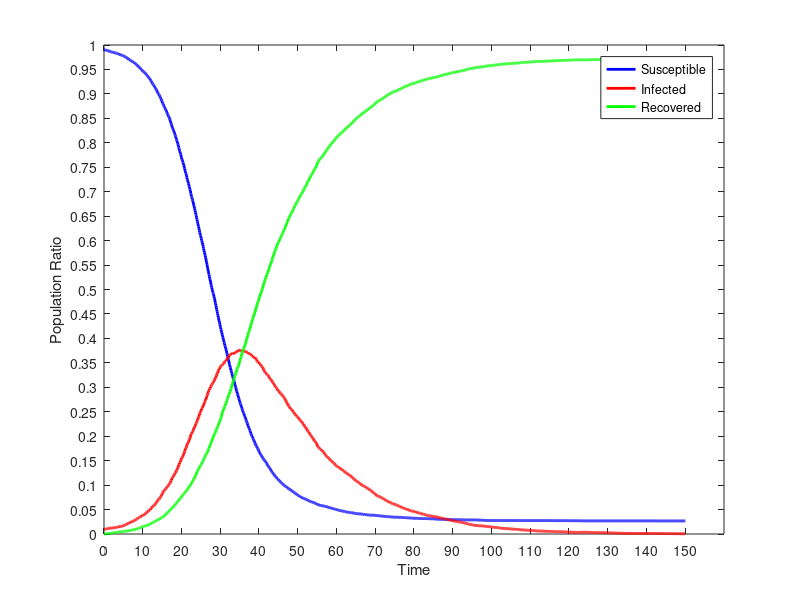

MATLAB code for this plot:
dynamics = [
0.00,990.000,10.000,0.000;
0.10,990.000,10.000,0.000;
0.20,990.000,9.900,0.100;
0.30,990.000,9.800,0.200;
0.40,989.800,10.000,0.200;
0.50,989.400,10.300,0.300;
0.60,989.300,10.200,0.500;
0.70,989.200,10.300,0.500;
0.80,988.900,10.500,0.600;
0.90,988.800,10.500,0.700;
1.00,988.400,10.900,0.700;
1.10,988.300,10.800,0.900;
1.20,987.800,11.300,0.900;
1.30,987.400,11.700,0.900;
1.40,987.100,11.800,1.100;
1.50,986.600,12.200,1.200;
1.60,986.100,12.400,1.500;
1.70,986.000,12.500,1.500;
1.80,986.000,12.400,1.600;
1.90,986.000,12.300,1.700;
2.00,985.700,12.300,2.000;
2.10,985.700,12.100,2.200;
2.20,985.500,12.100,2.400;
2.30,985.200,12.300,2.500;
2.40,985.100,12.300,2.600;
2.50,984.800,12.500,2.700;
2.60,984.400,12.800,2.800;
2.70,984.300,12.900,2.800;
2.80,984.100,12.800,3.100;
2.90,983.900,12.800,3.300;
3.00,983.600,13.100,3.300;
3.10,983.400,13.300,3.300;
3.20,983.300,13.400,3.300;
3.30,982.600,14.100,3.300;
3.40,982.500,14.000,3.500;
3.50,982.500,13.800,3.700;
3.60,982.000,14.300,3.700;
3.70,981.900,14.400,3.700;
3.80,981.400,14.900,3.700;
3.90,981.000,15.200,3.800;
4.00,980.900,15.100,4.000;
4.10,980.600,15.300,4.100;
4.20,979.900,15.700,4.400;
4.30,979.800,15.300,4.900;
4.40,979.700,15.300,5.000;
4.50,979.400,15.400,5.200;
4.60,979.300,15.500,5.200;
4.70,979.000,15.800,5.200;
4.80,978.600,16.100,5.300;
4.90,978.200,16.500,5.300;
5.00,977.700,17.000,5.300;
5.10,977.400,17.200,5.400;
5.20,976.800,17.700,5.500;
5.30,976.600,17.900,5.500;
5.40,976.200,18.200,5.600;
5.50,975.800,18.600,5.600;
5.60,975.100,19.200,5.700;
5.70,974.700,19.500,5.800;
5.80,974.500,19.600,5.900;
5.90,973.800,20.300,5.900;
6.00,973.300,20.700,6.000;
6.10,972.500,21.300,6.200;
6.20,971.900,21.800,6.300;
6.30,971.600,21.800,6.600;
6.40,970.600,22.700,6.700;
6.50,970.300,22.600,7.100;
6.60,970.100,22.700,7.200;
6.70,969.400,23.400,7.200;
6.80,968.600,24.100,7.300;
6.90,968.000,24.700,7.300;
7.00,967.900,24.400,7.700;
7.10,967.200,25.100,7.700;
7.20,966.900,24.900,8.200;
7.30,966.300,25.300,8.400;
7.40,965.800,25.800,8.400;
7.50,965.100,26.400,8.500;
7.60,964.600,26.800,8.600;
7.70,964.400,26.800,8.800;
7.80,963.800,26.900,9.300;
7.90,963.400,27.200,9.400;
8.00,962.500,28.000,9.500;
8.10,961.600,28.800,9.600;
8.20,960.900,29.400,9.700;
8.30,960.500,29.800,9.700;
8.40,959.800,30.300,9.900;
8.50,958.900,30.900,10.200;
8.60,958.200,31.400,10.400;
8.70,957.400,32.100,10.500;
8.80,956.200,33.000,10.800;
8.90,955.800,33.200,11.000;
9.00,954.900,33.400,11.700;
9.10,954.500,33.200,12.300;
9.20,953.400,34.000,12.600;
9.30,952.800,34.300,12.900;
9.40,951.400,35.600,13.000;
9.50,950.800,35.900,13.300;
9.60,949.700,36.700,13.600;
9.70,949.400,36.700,13.900;
9.80,948.700,37.100,14.200;
9.90,947.900,37.200,14.900;
10.00,946.200,38.900,14.900;
10.10,945.900,38.800,15.300;
10.20,945.400,38.900,15.700;
10.30,944.700,39.500,15.800;
10.40,944.400,39.600,16.000;
10.50,943.600,40.100,16.300;
10.60,942.900,40.500,16.600;
10.70,941.700,41.300,17.000;
10.80,940.700,42.300,17.000;
10.90,939.600,43.200,17.200;
11.00,938.800,44.000,17.200;
11.10,937.800,44.900,17.300;
11.20,937.400,44.800,17.800;
11.30,936.000,46.000,18.000;
11.40,934.900,46.800,18.300;
11.50,933.500,48.000,18.500;
11.60,932.700,48.400,18.900;
11.70,931.800,48.500,19.700;
11.80,930.800,49.100,20.100;
11.90,930.000,49.300,20.700;
12.00,928.300,50.800,20.900;
12.10,927.200,51.700,21.100;
12.20,925.500,53.200,21.300;
12.30,923.900,54.400,21.700;
12.40,923.000,55.000,22.000;
12.50,921.300,55.900,22.800;
12.60,920.200,56.400,23.400;
12.70,919.000,57.000,24.000;
12.80,917.800,57.700,24.500;
12.90,916.900,57.800,25.300;
13.00,915.800,58.600,25.600;
13.10,914.300,59.900,25.800;
13.20,912.800,61.100,26.100;
13.30,911.500,62.400,26.100;
13.40,910.000,63.300,26.700;
13.50,908.700,64.300,27.000;
13.60,907.300,65.300,27.400;
13.70,905.400,66.600,28.000;
13.80,903.500,68.200,28.300;
13.90,901.700,69.300,29.000;
14.00,900.500,70.100,29.400;
14.10,899.500,70.900,29.600;
14.20,898.500,71.100,30.400;
14.30,896.700,72.700,30.600;
14.40,895.500,73.400,31.100;
14.50,894.100,74.400,31.500;
14.60,892.100,75.900,32.000;
14.70,890.300,77.000,32.700;
14.80,888.700,78.200,33.100;
14.90,886.000,80.500,33.500;
15.00,884.000,82.100,33.900;
15.10,881.800,83.700,34.500;
15.20,880.400,84.800,34.800;
15.30,878.700,86.100,35.200;
15.40,876.400,87.800,35.800;
15.50,874.600,89.000,36.400;
15.60,873.100,89.900,37.000;
15.70,871.300,90.800,37.900;
15.80,870.000,91.000,39.000;
15.90,868.200,92.100,39.700;
16.00,866.600,92.800,40.600;
16.10,864.700,93.700,41.600;
16.20,862.500,95.300,42.200;
16.30,860.400,96.500,43.100;
16.40,859.200,97.100,43.700;
16.50,857.300,98.400,44.300;
16.60,855.700,99.300,45.000;
16.70,853.500,100.500,46.000;
16.80,852.100,101.200,46.700;
16.90,849.700,103.000,47.300;
17.00,847.800,103.300,48.900;
17.10,845.000,105.400,49.600;
17.20,842.700,107.000,50.300;
17.30,839.800,109.100,51.100;
17.40,837.700,110.300,52.000;
17.50,834.500,113.100,52.400;
17.60,832.200,114.600,53.200;
17.70,829.900,116.100,54.000;
17.80,827.900,117.100,55.000;
17.90,826.100,117.600,56.300;
18.00,824.100,119.200,56.700;
18.10,821.900,120.600,57.500;
18.20,819.400,122.300,58.300;
18.30,817.400,123.600,59.000;
18.40,814.700,125.100,60.200;
18.50,812.700,125.700,61.600;
18.60,809.700,128.000,62.300;
18.70,806.900,129.800,63.300;
18.80,804.600,131.000,64.400;
18.90,802.100,132.600,65.300;
19.00,799.000,134.900,66.100;
19.10,796.800,136.200,67.000;
19.20,793.400,138.900,67.700;
19.30,790.300,140.900,68.800;
19.40,787.800,142.200,70.000;
19.50,783.700,145.400,70.900;
19.60,781.400,146.300,72.300;
19.70,778.800,147.700,73.500;
19.80,776.400,149.600,74.000;
19.90,772.900,152.500,74.600;
20.00,769.400,154.600,76.000;
20.10,766.600,155.800,77.600;
20.20,764.700,156.700,78.600;
20.30,762.200,158.300,79.500;
20.40,759.400,159.800,80.800;
20.50,757.000,161.600,81.400;
20.60,754.100,163.600,82.300;
20.70,750.500,166.400,83.100;
20.80,747.300,168.600,84.100;
20.90,744.200,171.100,84.700;
21.00,740.700,173.500,85.800;
21.10,737.600,175.500,86.900;
21.20,735.900,176.600,87.500;
21.30,732.400,179.100,88.500;
21.40,728.900,181.300,89.800;
21.50,725.300,183.600,91.100;
21.60,722.100,185.400,92.500;
21.70,719.700,186.900,93.400;
21.80,717.000,188.600,94.400;
21.90,713.700,190.600,95.700;
22.00,710.400,192.800,96.800;
22.10,707.400,194.800,97.800;
22.20,704.200,196.800,99.000;
22.30,701.600,198.900,99.500;
22.40,696.700,202.300,101.000;
22.50,693.600,204.200,102.200;
22.60,690.000,205.800,104.200;
22.70,687.800,206.500,105.700;
22.80,684.500,208.700,106.800;
22.90,681.600,210.100,108.300;
23.00,678.900,211.200,109.900;
23.10,674.800,213.800,111.400;
23.20,671.100,216.500,112.400;
23.30,668.800,217.100,114.100;
23.40,665.200,219.200,115.600;
23.50,661.400,221.400,117.200;
23.60,657.800,223.200,119.000;
23.70,654.000,225.400,120.600;
23.80,651.100,226.500,122.400;
23.90,646.600,228.500,124.900;
24.00,643.000,230.100,126.900;
24.10,639.000,232.500,128.500;
24.20,635.300,234.900,129.800;
24.30,632.100,236.600,131.300;
24.40,628.800,238.400,132.800;
24.50,625.300,240.300,134.400;
24.60,621.000,243.200,135.800;
24.70,616.800,246.200,137.000;
24.80,613.300,248.600,138.100;
24.90,610.700,249.500,139.800;
25.00,607.600,251.300,141.100;
25.10,604.400,253.200,142.400;
25.20,600.500,255.900,143.600;
25.30,597.500,257.200,145.300;
25.40,595.300,258.100,146.600;
25.50,591.400,259.800,148.800;
25.60,587.800,262.000,150.200;
25.70,583.700,263.900,152.400;
25.80,580.100,266.100,153.800;
25.90,576.300,268.700,155.000;
26.00,572.700,270.300,157.000;
26.10,569.900,271.500,158.600;
26.20,566.000,273.400,160.600;
26.30,562.500,275.900,161.600;
26.40,558.600,278.300,163.100;
26.50,554.500,280.900,164.600;
26.60,550.600,282.800,166.600;
26.70,546.100,285.200,168.700;
26.80,541.900,287.800,170.300;
26.90,537.700,290.000,172.300;
27.00,533.700,292.200,174.100;
27.10,530.700,293.500,175.800;
27.20,526.200,295.700,178.100;
27.30,522.100,297.500,180.400;
27.40,519.700,297.800,182.500;
27.50,515.200,300.900,183.900;
27.60,511.100,302.100,186.800;
27.70,507.900,303.700,188.400;
27.80,504.100,305.300,190.600;
27.90,500.800,306.500,192.700;
28.00,497.100,308.000,194.900;
28.10,494.200,309.000,196.800;
28.20,491.900,309.500,198.600;
28.30,488.700,310.900,200.400;
28.40,485.100,312.500,202.400;
28.50,482.100,313.700,204.200;
28.60,478.300,316.400,205.300;
28.70,473.900,318.600,207.500;
28.80,470.700,320.300,209.000;
28.90,467.300,320.900,211.800;
29.00,462.500,324.000,213.500;
29.10,458.900,326.100,215.000;
29.20,454.900,327.800,217.300;
29.30,450.700,329.900,219.400;
29.40,447.200,331.700,221.100;
29.50,443.300,334.100,222.600;
29.60,439.800,335.200,225.000;
29.70,435.900,337.200,226.900;
29.80,433.000,337.500,229.500;
29.90,428.800,339.500,231.700;
30.00,425.000,341.200,233.800;
30.10,421.500,342.800,235.700;
30.20,418.200,344.100,237.700;
30.30,415.200,344.600,240.200;
30.40,411.500,345.200,243.300;
30.50,408.200,345.100,246.700;
30.60,404.900,346.100,249.000;
30.70,401.600,347.200,251.200;
30.80,398.500,347.800,253.700;
30.90,394.800,349.100,256.100;
31.00,391.800,350.000,258.200;
31.10,389.100,350.800,260.100;
31.20,385.800,352.700,261.500;
31.30,383.100,353.700,263.200;
31.40,380.100,354.000,265.900;
31.50,376.600,355.800,267.600;
31.60,374.300,355.700,270.000;
31.70,370.400,356.900,272.700;
31.80,367.100,357.900,275.000;
31.90,363.100,360.000,276.900;
32.00,359.300,360.900,279.800;
32.10,356.900,360.500,282.600;
32.20,353.600,362.000,284.400;
32.30,349.700,364.500,285.800;
32.40,346.300,365.400,288.300;
32.50,343.500,366.300,290.200;
32.60,340.600,367.600,291.800;
32.70,337.500,367.100,295.400;
32.80,334.100,368.600,297.300;
32.90,331.600,368.400,300.000;
33.00,328.100,368.800,303.100;
33.10,325.500,367.900,306.600;
33.20,322.400,369.100,308.500;
33.30,318.500,370.500,311.000;
33.40,316.900,369.900,313.200;
33.50,315.200,368.800,316.000;
33.60,311.800,369.200,319.000;
33.70,308.400,369.600,322.000;
33.80,305.000,370.800,324.200;
33.90,302.600,370.700,326.700;
34.00,299.600,372.300,328.100;
34.10,296.700,372.300,331.000;
34.20,293.000,373.500,333.500;
34.30,290.800,372.600,336.600;
34.40,288.200,373.000,338.800;
34.50,285.300,373.700,341.000;
34.60,282.500,375.200,342.300;
34.70,280.000,375.800,344.200;
34.80,277.100,376.500,346.400;
34.90,274.400,376.000,349.600;
35.00,271.900,375.800,352.300;
35.10,268.700,376.100,355.200;
35.20,266.600,375.900,357.500;
35.30,264.800,374.800,360.400;
35.40,261.800,375.200,363.000;
35.50,259.600,374.000,366.400;
35.60,256.700,374.000,369.300;
35.70,254.500,374.100,371.400;
35.80,252.000,373.700,374.300;
35.90,249.700,373.600,376.700;
36.00,248.200,373.200,378.600;
36.10,246.200,373.500,380.300;
36.20,243.400,374.400,382.200;
36.30,241.200,374.300,384.500;
36.40,239.100,374.000,386.900;
36.50,237.300,373.500,389.200;
36.60,234.500,373.100,392.400;
36.70,232.100,372.700,395.200;
36.80,230.000,371.800,398.200;
36.90,228.300,371.100,400.600;
37.00,226.000,370.700,403.300;
37.10,222.900,370.900,406.200;
37.20,221.400,370.100,408.500;
37.30,218.700,369.400,411.900;
37.40,216.600,369.400,414.000;
37.50,214.800,368.800,416.400;
37.60,212.500,368.900,418.600;
37.70,211.300,367.700,421.000;
37.80,208.900,367.500,423.600;
37.90,205.700,367.800,426.500;
38.00,203.300,366.600,430.100;
38.10,201.700,365.800,432.500;
38.20,200.100,364.000,435.900;
38.30,198.200,363.400,438.400;
38.40,195.800,363.400,440.800;
38.50,194.800,363.000,442.200;
38.60,193.100,361.600,445.300;
38.70,190.800,361.600,447.600;
38.80,189.500,360.300,450.200;
38.90,187.500,359.600,452.900;
39.00,184.900,360.600,454.500;
39.10,182.900,359.400,457.700;
39.20,181.400,358.600,460.000;
39.30,179.800,357.300,462.900;
39.40,178.500,355.600,465.900;
39.50,177.200,353.800,469.000;
39.60,175.600,352.700,471.700;
39.70,174.400,351.700,473.900;
39.80,172.700,352.100,475.200;
39.90,171.000,351.600,477.400;
40.00,168.800,350.200,481.000;
40.10,167.600,348.100,484.300;
40.20,166.000,347.900,486.100;
40.30,164.200,347.500,488.300;
40.40,163.300,346.000,490.700;
40.50,161.900,344.800,493.300;
40.60,160.800,344.100,495.100;
40.70,159.400,342.900,497.700;
40.80,157.700,342.200,500.100;
40.90,156.300,341.400,502.300;
41.00,155.200,339.600,505.200;
41.10,154.000,338.100,507.900;
41.20,152.800,336.000,511.200;
41.30,151.900,334.300,513.800;
41.40,150.600,333.200,516.200;
41.50,150.100,331.900,518.000;
41.60,148.800,330.900,520.300;
41.70,147.700,329.300,523.000;
41.80,146.800,328.600,524.600;
41.90,145.200,327.100,527.700;
42.00,144.200,326.100,529.700;
42.10,142.400,326.100,531.500;
42.20,141.000,325.200,533.800;
42.30,139.700,325.000,535.300;
42.40,138.500,324.000,537.500;
42.50,137.100,322.700,540.200;
42.60,136.300,321.400,542.300;
42.70,135.500,319.200,545.300;
42.80,134.500,317.500,548.000;
42.90,133.200,316.900,549.900;
43.00,131.300,316.800,551.900;
43.10,130.000,316.000,554.000;
43.20,128.700,314.600,556.700;
43.30,127.500,313.100,559.400;
43.40,126.500,311.900,561.600;
43.50,126.000,310.100,563.900;
43.60,124.800,309.400,565.800;
43.70,123.100,308.800,568.100;
43.80,122.200,307.400,570.400;
43.90,121.200,306.300,572.500;
44.00,119.800,304.400,575.800;
44.10,119.000,302.800,578.200;
44.20,118.200,301.500,580.300;
44.30,117.500,300.500,582.000;
44.40,116.400,299.500,584.100;
44.50,115.200,298.400,586.400;
44.60,114.100,297.400,588.500;
44.70,112.900,296.900,590.200;
44.80,112.500,295.100,592.400;
44.90,111.900,292.900,595.200;
45.00,110.800,292.800,596.400;
45.10,109.900,292.100,598.000;
45.20,109.400,291.300,599.300;
45.30,108.800,289.400,601.800;
45.40,107.800,288.800,603.400;
45.50,107.100,287.600,605.300;
45.60,105.900,286.800,607.300;
45.70,105.000,286.600,608.400;
45.80,104.300,285.800,609.900;
45.90,103.600,284.900,611.500;
46.00,103.100,283.900,613.000;
46.10,102.400,283.000,614.600;
46.20,101.600,281.700,616.700;
46.30,100.700,280.300,619.000;
46.40,99.900,279.800,620.300;
46.50,99.400,278.700,621.900;
46.60,98.700,277.700,623.600;
46.70,98.300,276.100,625.600;
46.80,97.700,274.600,627.700;
46.90,97.200,273.200,629.600;
47.00,96.900,271.000,632.100;
47.10,96.400,269.500,634.100;
47.20,95.500,268.100,636.400;
47.30,94.500,267.600,637.900;
47.40,94.000,266.300,639.700;
47.50,93.500,263.900,642.600;
47.60,93.000,262.500,644.500;
47.70,92.300,261.300,646.400;
47.80,91.900,260.200,647.900;
47.90,91.500,259.700,648.800;
48.00,91.000,257.900,651.100;
48.10,90.600,256.300,653.100;
48.20,89.900,255.900,654.200;
48.30,89.400,255.200,655.400;
48.40,88.400,254.600,657.000;
48.50,87.900,254.300,657.800;
48.60,87.700,253.100,659.200;
48.70,87.100,251.600,661.300;
48.80,86.500,250.000,663.500;
48.90,85.700,249.200,665.100;
49.00,85.200,248.400,666.400;
49.10,84.700,246.900,668.400;
49.20,84.200,246.100,669.700;
49.30,83.900,244.800,671.300;
49.40,83.200,244.200,672.600;
49.50,82.500,243.300,674.200;
49.60,82.200,241.800,676.000;
49.70,81.600,240.900,677.500;
49.80,80.600,240.600,678.800;
49.90,79.800,239.600,680.600;
50.00,79.100,239.300,681.600;
50.10,78.700,238.400,682.900;
50.20,78.400,237.200,684.400;
50.30,78.100,235.400,686.500;
50.40,77.800,234.500,687.700;
50.50,77.400,233.700,688.900;
50.60,76.500,232.700,690.800;
50.70,75.900,232.000,692.100;
50.80,75.500,231.100,693.400;
50.90,74.700,230.700,694.600;
51.00,74.600,229.600,695.800;
51.10,74.100,228.400,697.500;
51.20,73.800,227.100,699.100;
51.30,73.500,226.200,700.300;
51.40,73.300,225.300,701.400;
51.50,72.900,224.600,702.500;
51.60,72.700,222.800,704.500;
51.70,72.200,221.200,706.600;
51.80,71.800,219.900,708.300;
51.90,71.600,219.200,709.200;
52.00,71.400,218.200,710.400;
52.10,71.000,217.300,711.700;
52.20,70.700,216.000,713.300;
52.30,70.300,214.900,714.800;
52.40,69.700,213.400,716.900;
52.50,69.400,211.500,719.100;
52.60,69.100,210.100,720.800;
52.70,68.700,209.300,722.000;
52.80,68.300,208.600,723.100;
52.90,67.800,208.000,724.200;
53.00,67.400,206.400,726.200;
53.10,67.000,205.100,727.900;
53.20,66.900,203.400,729.700;
53.30,66.600,202.400,731.000;
53.40,66.200,201.100,732.700;
53.50,65.900,200.100,734.000;
53.60,65.400,199.300,735.300;
53.70,65.100,198.300,736.600;
53.80,64.900,197.000,738.100;
53.90,64.800,195.900,739.300;
54.00,64.700,194.000,741.300;
54.10,64.300,193.000,742.700;
54.20,63.900,191.500,744.600;
54.30,63.700,190.600,745.700;
54.40,63.400,189.900,746.700;
54.50,63.000,189.400,747.600;
54.60,62.600,188.300,749.100;
54.70,62.000,186.900,751.100;
54.80,61.700,185.800,752.500;
54.90,61.100,185.100,753.800;
55.00,60.900,182.300,756.800;
55.10,60.800,180.200,759.000;
55.20,60.600,178.600,760.800;
55.30,59.900,178.300,761.800;
55.40,59.600,177.300,763.100;
55.50,59.300,176.100,764.600;
55.60,58.900,175.400,765.700;
55.70,58.700,174.400,766.900;
55.80,58.500,173.500,768.000;
55.90,58.300,173.200,768.500;
56.00,58.300,172.800,768.900;
56.10,58.300,171.500,770.200;
56.20,58.100,170.900,771.000;
56.30,58.000,170.500,771.500;
56.40,57.700,169.500,772.800;
56.50,57.400,168.600,774.000;
56.60,57.100,168.200,774.700;
56.70,57.000,166.500,776.500;
56.80,57.000,165.800,777.200;
56.90,56.800,164.800,778.400;
57.00,56.700,163.600,779.700;
57.10,56.600,162.300,781.100;
57.20,56.400,161.200,782.400;
57.30,56.300,160.200,783.500;
57.40,56.100,159.500,784.400;
57.50,55.800,158.500,785.700;
57.60,55.700,157.600,786.700;
57.70,55.500,156.700,787.800;
57.80,55.000,156.400,788.600;
57.90,54.400,156.000,789.600;
58.00,54.100,155.200,790.700;
58.10,53.900,154.300,791.800;
58.20,53.700,153.400,792.900;
58.30,53.700,152.200,794.100;
58.40,53.700,150.900,795.400;
58.50,53.500,150.100,796.400;
58.60,53.100,149.600,797.300;
58.70,52.800,149.300,797.900;
58.80,52.600,148.800,798.600;
58.90,52.300,147.900,799.800;
59.00,52.100,147.000,800.900;
59.10,51.800,146.000,802.200;
59.20,51.500,145.700,802.800;
59.30,51.400,144.800,803.800;
59.40,51.200,144.400,804.400;
59.50,50.900,143.600,805.500;
59.60,50.800,142.400,806.800;
59.70,50.700,141.700,807.600;
59.80,50.400,140.900,808.700;
59.90,50.100,139.600,810.300;
60.00,50.000,139.000,811.000;
60.10,49.800,138.400,811.800;
60.20,49.500,138.000,812.500;
60.30,49.200,137.700,813.100;
60.40,49.000,137.000,814.000;
60.50,48.700,136.900,814.400;
60.60,48.500,136.300,815.200;
60.70,48.200,135.400,816.400;
60.80,48.100,135.100,816.800;
60.90,48.000,134.100,817.900;
61.00,47.700,133.800,818.500;
61.10,47.600,133.000,819.400;
61.20,47.400,132.600,820.000;
61.30,47.200,132.100,820.700;
61.40,47.100,131.800,821.100;
61.50,46.800,131.600,821.600;
61.60,46.800,130.600,822.600;
61.70,46.700,130.100,823.200;
61.80,46.700,129.000,824.300;
61.90,46.600,128.600,824.800;
62.00,46.300,128.100,825.600;
62.10,45.900,127.300,826.800;
62.20,45.800,126.700,827.500;
62.30,45.600,126.000,828.400;
62.40,45.400,125.200,829.400;
62.50,45.200,124.800,830.000;
62.60,45.100,124.200,830.700;
62.70,45.000,123.600,831.400;
62.80,44.800,123.500,831.700;
62.90,44.500,122.700,832.800;
63.00,44.400,122.200,833.400;
63.10,44.200,121.900,833.900;
63.20,44.200,121.500,834.300;
63.30,44.200,120.300,835.500;
63.40,44.100,119.700,836.200;
63.50,44.100,119.300,836.600;
63.60,43.800,119.200,837.000;
63.70,43.600,118.200,838.200;
63.80,43.500,117.300,839.200;
63.90,43.500,116.400,840.100;
64.00,43.300,115.800,840.900;
64.10,43.200,115.200,841.600;
64.20,43.000,114.900,842.100;
64.30,43.000,114.400,842.600;
64.40,42.900,113.600,843.500;
64.50,42.900,112.200,844.900;
64.60,42.500,112.100,845.400;
64.70,42.300,111.400,846.300;
64.80,42.200,110.500,847.300;
64.90,42.100,109.600,848.300;
65.00,41.900,109.000,849.100;
65.10,41.700,108.300,850.000;
65.20,41.700,107.900,850.400;
65.30,41.500,107.600,850.900;
65.40,41.400,107.200,851.400;
65.50,41.400,106.700,851.900;
65.60,41.300,106.100,852.600;
65.70,41.300,105.600,853.100;
65.80,41.200,104.800,854.000;
65.90,41.200,104.100,854.700;
66.00,41.100,103.700,855.200;
66.10,41.000,103.500,855.500;
66.20,41.000,102.400,856.600;
66.30,40.900,101.500,857.600;
66.40,40.900,100.800,858.300;
66.50,40.900,100.000,859.100;
66.60,40.700,100.000,859.300;
66.70,40.500,99.400,860.100;
66.80,40.400,99.000,860.600;
66.90,40.400,98.600,861.000;
67.00,40.400,98.300,861.300;
67.10,40.000,98.000,862.000;
67.20,39.800,97.800,862.400;
67.30,39.800,97.000,863.200;
67.40,39.800,96.500,863.700;
67.50,39.500,96.100,864.400;
67.60,39.400,95.200,865.400;
67.70,39.300,94.700,866.000;
67.80,39.300,94.300,866.400;
67.90,39.300,93.900,866.800;
68.00,39.200,93.000,867.800;
68.10,39.100,92.800,868.100;
68.20,39.000,92.200,868.800;
68.30,38.800,92.000,869.200;
68.40,38.800,91.500,869.700;
68.50,38.800,90.700,870.500;
68.60,38.600,90.100,871.300;
68.70,38.600,89.500,871.900;
68.80,38.500,89.300,872.200;
68.90,38.500,88.800,872.700;
69.00,38.500,88.300,873.200;
69.10,38.500,87.300,874.200;
69.20,38.500,86.600,874.900;
69.30,38.500,86.000,875.500;
69.40,38.500,85.200,876.300;
69.50,38.500,84.800,876.700;
69.60,38.400,84.100,877.500;
69.70,38.400,83.400,878.200;
69.80,38.200,83.000,878.800;
69.90,38.200,82.400,879.400;
70.00,38.200,81.800,880.000;
70.10,38.200,80.700,881.100;
70.20,38.100,80.100,881.800;
70.30,38.000,79.300,882.700;
70.40,37.900,78.300,883.800;
70.50,37.800,78.100,884.100;
70.60,37.700,77.500,884.800;
70.70,37.600,77.600,884.800;
70.80,37.400,77.300,885.300;
70.90,37.400,76.800,885.800;
71.00,37.200,76.500,886.300;
71.10,36.800,76.700,886.500;
71.20,36.800,76.000,887.200;
71.30,36.800,75.800,887.400;
71.40,36.800,75.400,887.800;
71.50,36.800,74.800,888.400;
71.60,36.700,74.100,889.200;
71.70,36.700,73.800,889.500;
71.80,36.700,73.300,890.000;
71.90,36.600,73.000,890.400;
72.00,36.600,72.400,891.000;
72.10,36.500,72.000,891.500;
72.20,36.500,71.600,891.900;
72.30,36.000,71.500,892.500;
72.40,35.800,71.300,892.900;
72.50,35.800,70.500,893.700;
72.60,35.700,69.600,894.700;
72.70,35.700,68.800,895.500;
72.80,35.600,68.300,896.100;
72.90,35.500,68.300,896.200;
73.00,35.500,67.800,896.700;
73.10,35.500,67.000,897.500;
73.20,35.500,66.800,897.700;
73.30,35.400,66.600,898.000;
73.40,35.300,66.300,898.400;
73.50,35.300,66.100,898.600;
73.60,35.300,65.500,899.200;
73.70,35.300,64.800,899.900;
73.80,35.300,64.400,900.300;
73.90,35.200,64.000,900.800;
74.00,35.100,63.700,901.200;
74.10,35.000,63.300,901.700;
74.20,34.900,63.000,902.100;
74.30,34.800,62.800,902.400;
74.40,34.600,62.500,902.900;
74.50,34.500,62.000,903.500;
74.60,34.500,61.600,903.900;
74.70,34.400,61.400,904.200;
74.80,34.400,61.000,904.600;
74.90,34.400,60.800,904.800;
75.00,34.300,60.700,905.000;
75.10,34.300,60.500,905.200;
75.20,34.300,60.200,905.500;
75.30,34.300,60.000,905.700;
75.40,34.300,59.800,905.900;
75.50,34.300,59.700,906.000;
75.60,34.300,59.200,906.500;
75.70,34.300,58.700,907.000;
75.80,34.200,57.900,907.900;
75.90,34.200,57.500,908.300;
76.00,34.200,57.100,908.700;
76.10,34.200,56.900,908.900;
76.20,34.200,56.800,909.000;
76.30,34.100,56.600,909.300;
76.40,34.100,56.000,909.900;
76.50,33.900,55.900,910.200;
76.60,33.800,55.400,910.800;
76.70,33.800,55.100,911.100;
76.80,33.800,54.700,911.500;
76.90,33.800,54.200,912.000;
77.00,33.800,54.000,912.200;
77.10,33.700,53.400,912.900;
77.20,33.700,52.900,913.400;
77.30,33.700,52.700,913.600;
77.40,33.700,52.600,913.700;
77.50,33.500,52.200,914.300;
77.60,33.500,52.000,914.500;
77.70,33.400,51.900,914.700;
77.80,33.300,51.700,915.000;
77.90,33.300,51.600,915.100;
78.00,33.200,51.300,915.500;
78.10,33.200,50.800,916.000;
78.20,33.100,50.700,916.200;
78.30,33.100,50.000,916.900;
78.40,33.100,49.700,917.200;
78.50,33.000,49.300,917.700;
78.60,32.900,49.100,918.000;
78.70,32.900,48.600,918.500;
78.80,32.900,48.300,918.800;
78.90,32.900,48.000,919.100;
79.00,32.800,47.900,919.300;
79.10,32.700,47.600,919.700;
79.20,32.700,47.400,919.900;
79.30,32.600,47.200,920.200;
79.40,32.600,47.000,920.400;
79.50,32.500,46.800,920.700;
79.60,32.400,46.800,920.800;
79.70,32.300,46.800,920.900;
79.80,32.300,46.500,921.200;
79.90,32.200,46.600,921.200;
80.00,32.200,46.200,921.600;
80.10,32.200,46.000,921.800;
80.20,32.200,45.800,922.000;
80.30,32.200,45.000,922.800;
80.40,32.200,44.800,923.000;
80.50,32.200,44.600,923.200;
80.60,32.100,44.600,923.300;
80.70,32.100,44.400,923.500;
80.80,32.100,44.100,923.800;
80.90,32.100,43.600,924.300;
81.00,32.100,43.500,924.400;
81.10,32.000,43.400,924.600;
81.20,31.900,43.300,924.800;
81.30,31.800,43.200,925.000;
81.40,31.700,42.700,925.600;
81.50,31.700,42.600,925.700;
81.60,31.700,42.500,925.800;
81.70,31.500,42.400,926.100;
81.80,31.500,41.900,926.600;
81.90,31.500,41.700,926.800;
82.00,31.500,41.500,927.000;
82.10,31.500,41.300,927.200;
82.20,31.500,40.900,927.600;
82.30,31.500,40.700,927.800;
82.40,31.500,40.500,928.000;
82.50,31.500,40.000,928.500;
82.60,31.500,39.900,928.600;
82.70,31.500,39.900,928.600;
82.80,31.500,39.600,928.900;
82.90,31.500,39.400,929.100;
83.00,31.400,39.200,929.400;
83.10,31.400,38.900,929.700;
83.20,31.400,38.600,930.000;
83.30,31.400,38.300,930.300;
83.40,31.300,38.200,930.500;
83.50,31.300,38.000,930.700;
83.60,31.300,37.700,931.000;
83.70,31.300,37.700,931.000;
83.80,31.300,37.400,931.300;
83.90,31.300,37.400,931.300;
84.00,31.300,37.200,931.500;
84.10,31.200,37.200,931.600;
84.20,31.100,37.200,931.700;
84.30,31.100,37.000,931.900;
84.40,31.100,36.800,932.100;
84.50,31.100,36.700,932.200;
84.60,31.100,36.500,932.400;
84.70,31.000,36.200,932.800;
84.80,31.000,36.000,933.000;
84.90,31.000,35.800,933.200;
85.00,31.000,35.800,933.200;
85.10,31.000,35.600,933.400;
85.20,31.000,35.300,933.700;
85.30,30.800,35.300,933.900;
85.40,30.700,35.400,933.900;
85.50,30.700,35.400,933.900;
85.60,30.600,35.400,934.000;
85.70,30.400,35.400,934.200;
85.80,30.300,35.300,934.400;
85.90,30.300,35.100,934.600;
86.00,30.300,34.600,935.100;
86.10,30.200,34.500,935.300;
86.20,30.200,34.400,935.400;
86.30,30.200,34.100,935.700;
86.40,30.200,33.800,936.000;
86.50,30.200,33.500,936.300;
86.60,30.200,33.400,936.400;
86.70,30.200,33.200,936.600;
86.80,30.200,33.000,936.800;
86.90,30.000,32.900,937.100;
87.00,29.900,32.700,937.400;
87.10,29.900,32.600,937.500;
87.20,29.900,32.400,937.700;
87.30,29.900,32.000,938.100;
87.40,29.900,31.800,938.300;
87.50,29.900,31.500,938.600;
87.60,29.800,31.500,938.700;
87.70,29.800,31.300,938.900;
87.80,29.800,30.800,939.400;
87.90,29.800,30.700,939.500;
88.00,29.700,30.600,939.700;
88.10,29.700,30.500,939.800;
88.20,29.700,30.400,939.900;
88.30,29.700,30.300,940.000;
88.40,29.700,30.100,940.200;
88.50,29.700,29.800,940.500;
88.60,29.600,29.800,940.600;
88.70,29.600,29.600,940.800;
88.80,29.500,29.400,941.100;
88.90,29.500,29.300,941.200;
89.00,29.500,29.000,941.500;
89.10,29.500,28.900,941.600;
89.20,29.500,28.800,941.700;
89.30,29.500,28.600,941.900;
89.40,29.500,28.200,942.300;
89.50,29.500,27.900,942.600;
89.60,29.500,27.600,942.900;
89.70,29.500,27.200,943.300;
89.80,29.500,27.000,943.500;
89.90,29.500,27.000,943.500;
90.00,29.500,26.900,943.600;
90.10,29.500,26.700,943.800;
90.20,29.400,26.800,943.800;
90.30,29.300,26.800,943.900;
90.40,29.300,26.600,944.100;
90.50,29.300,26.600,944.100;
90.60,29.300,26.500,944.200;
90.70,29.300,26.200,944.500;
90.80,29.200,26.000,944.800;
90.90,29.200,25.800,945.000;
91.00,29.200,25.500,945.300;
91.10,29.200,25.400,945.400;
91.20,29.200,25.400,945.400;
91.30,29.200,25.300,945.500;
91.40,29.200,25.100,945.700;
91.50,29.200,25.000,945.800;
91.60,29.200,25.000,945.800;
91.70,29.200,24.600,946.200;
91.80,29.200,24.400,946.400;
91.90,29.200,24.400,946.400;
92.00,29.200,24.200,946.600;
92.10,29.200,24.000,946.800;
92.20,29.200,23.900,946.900;
92.30,29.200,23.500,947.300;
92.40,29.100,23.500,947.400;
92.50,29.000,23.600,947.400;
92.60,29.000,23.200,947.800;
92.70,29.000,23.200,947.800;
92.80,29.000,23.000,948.000;
92.90,28.900,23.000,948.100;
93.00,28.900,22.900,948.200;
93.10,28.900,22.700,948.400;
93.20,28.800,22.300,948.900;
93.30,28.800,22.100,949.100;
93.40,28.800,21.600,949.600;
93.50,28.800,21.400,949.800;
93.60,28.800,21.200,950.000;
93.70,28.800,20.900,950.300;
93.80,28.800,20.700,950.500;
93.90,28.800,20.600,950.600;
94.00,28.800,20.500,950.700;
94.10,28.800,20.400,950.800;
94.20,28.800,20.000,951.200;
94.30,28.800,19.700,951.500;
94.40,28.800,19.600,951.600;
94.50,28.800,19.600,951.600;
94.60,28.800,19.400,951.800;
94.70,28.800,19.300,951.900;
94.80,28.800,19.000,952.200;
94.90,28.800,18.900,952.300;
95.00,28.800,18.800,952.400;
95.10,28.800,18.700,952.500;
95.20,28.800,18.500,952.700;
95.30,28.800,18.400,952.800;
95.40,28.800,18.200,953.000;
95.50,28.800,17.900,953.300;
95.60,28.800,17.900,953.300;
95.70,28.800,17.800,953.400;
95.80,28.800,17.700,953.500;
95.90,28.800,17.600,953.600;
96.00,28.800,17.400,953.800;
96.10,28.800,17.200,954.000;
96.20,28.700,17.300,954.000;
96.30,28.700,17.200,954.100;
96.40,28.700,17.100,954.200;
96.50,28.700,17.000,954.300;
96.60,28.700,16.800,954.500;
96.70,28.500,16.800,954.700;
96.80,28.400,16.800,954.800;
96.90,28.400,16.800,954.800;
97.00,28.400,16.800,954.800;
97.10,28.400,16.700,954.900;
97.20,28.400,16.700,954.900;
97.30,28.300,16.600,955.100;
97.40,28.300,16.400,955.300;
97.50,28.300,16.400,955.300;
97.60,28.300,16.400,955.300;
97.70,28.200,16.500,955.300;
97.80,28.100,16.500,955.400;
97.90,28.100,16.500,955.400;
98.00,28.000,16.400,955.600;
98.10,28.000,16.100,955.900;
98.20,28.000,16.000,956.000;
98.30,27.900,15.900,956.200;
98.40,27.900,15.900,956.200;
98.50,27.900,15.400,956.700;
98.60,27.800,15.300,956.900;
98.70,27.800,15.300,956.900;
98.80,27.800,15.300,956.900;
98.90,27.700,15.300,957.000;
99.00,27.600,15.200,957.200;
99.10,27.600,15.200,957.200;
99.20,27.600,15.100,957.300;
99.30,27.600,15.100,957.300;
99.40,27.600,15.000,957.400;
99.50,27.600,14.700,957.700;
99.60,27.600,14.700,957.700;
99.70,27.600,14.500,957.900;
99.80,27.600,14.500,957.900;
99.90,27.600,14.200,958.200;
100.00,27.600,14.200,958.200;
100.10,27.600,14.100,958.300;
100.20,27.600,14.000,958.400;
100.30,27.600,14.000,958.400;
100.40,27.600,14.000,958.400;
100.50,27.600,13.700,958.700;
100.60,27.600,13.700,958.700;
100.70,27.500,13.600,958.900;
100.80,27.500,13.500,959.000;
100.90,27.500,13.400,959.100;
101.00,27.500,13.400,959.100;
101.10,27.500,13.400,959.100;
101.20,27.500,13.300,959.200;
101.30,27.500,13.300,959.200;
101.40,27.500,13.200,959.300;
101.50,27.500,13.200,959.300;
101.60,27.500,13.000,959.500;
101.70,27.500,12.900,959.600;
101.80,27.500,12.900,959.600;
101.90,27.500,12.700,959.800;
102.00,27.500,12.700,959.800;
102.10,27.500,12.300,960.200;
102.20,27.500,12.100,960.400;
102.30,27.500,12.100,960.400;
102.40,27.500,12.000,960.500;
102.50,27.500,11.800,960.700;
102.60,27.500,11.800,960.700;
102.70,27.500,11.500,961.000;
102.80,27.500,11.500,961.000;
102.90,27.500,11.400,961.100;
103.00,27.500,11.400,961.100;
103.10,27.500,11.400,961.100;
103.20,27.500,11.400,961.100;
103.30,27.500,11.400,961.100;
103.40,27.500,11.400,961.100;
103.50,27.500,11.300,961.200;
103.60,27.500,11.300,961.200;
103.70,27.500,11.200,961.300;
103.80,27.500,11.200,961.300;
103.90,27.500,11.200,961.300;
104.00,27.500,11.100,961.400;
104.10,27.500,11.000,961.500;
104.20,27.500,11.000,961.500;
104.30,27.500,10.800,961.700;
104.40,27.500,10.700,961.800;
104.50,27.500,10.700,961.800;
104.60,27.500,10.500,962.000;
104.70,27.500,10.500,962.000;
104.80,27.500,10.500,962.000;
104.90,27.500,10.400,962.100;
105.00,27.500,10.200,962.300;
105.10,27.500,10.200,962.300;
105.20,27.500,10.200,962.300;
105.30,27.500,10.000,962.500;
105.40,27.500,10.000,962.500;
105.50,27.500,10.000,962.500;
105.60,27.500,10.000,962.500;
105.70,27.500,10.000,962.500;
105.80,27.500,9.900,962.600;
105.90,27.500,9.800,962.700;
106.00,27.500,9.800,962.700;
106.10,27.500,9.700,962.800;
106.20,27.500,9.700,962.800;
106.30,27.500,9.600,962.900;
106.40,27.500,9.500,963.000;
106.50,27.500,9.500,963.000;
106.60,27.500,9.500,963.000;
106.70,27.500,9.500,963.000;
106.80,27.500,9.400,963.100;
106.90,27.500,9.400,963.100;
107.00,27.500,9.300,963.200;
107.10,27.500,9.100,963.400;
107.20,27.500,9.000,963.500;
107.30,27.500,8.900,963.600;
107.40,27.500,8.900,963.600;
107.50,27.500,8.800,963.700;
107.60,27.500,8.600,963.900;
107.70,27.500,8.600,963.900;
107.80,27.500,8.600,963.900;
107.90,27.400,8.500,964.100;
108.00,27.400,8.300,964.300;
108.10,27.400,8.100,964.500;
108.20,27.400,8.100,964.500;
108.30,27.400,8.100,964.500;
108.40,27.400,8.100,964.500;
108.50,27.400,8.100,964.500;
108.60,27.400,8.100,964.500;
108.70,27.400,8.100,964.500;
108.80,27.400,8.100,964.500;
108.90,27.400,8.100,964.500;
109.00,27.400,8.100,964.500;
109.10,27.400,7.900,964.700;
109.20,27.400,7.800,964.800;
109.30,27.400,7.700,964.900;
109.40,27.400,7.700,964.900;
109.50,27.400,7.600,965.000;
109.60,27.400,7.600,965.000;
109.70,27.400,7.600,965.000;
109.80,27.400,7.600,965.000;
109.90,27.400,7.500,965.100;
110.00,27.400,7.500,965.100;
110.10,27.400,7.400,965.200;
110.20,27.400,7.300,965.300;
110.30,27.400,7.200,965.400;
110.40,27.400,7.200,965.400;
110.50,27.400,7.100,965.500;
110.60,27.400,7.000,965.600;
110.70,27.400,6.900,965.700;
110.80,27.400,6.800,965.800;
110.90,27.400,6.800,965.800;
111.00,27.400,6.700,965.900;
111.10,27.400,6.700,965.900;
111.20,27.400,6.700,965.900;
111.30,27.400,6.700,965.900;
111.40,27.400,6.500,966.100;
111.50,27.400,6.400,966.200;
111.60,27.400,6.400,966.200;
111.70,27.400,6.300,966.300;
111.80,27.400,6.200,966.400;
111.90,27.400,6.100,966.500;
112.00,27.400,6.100,966.500;
112.10,27.400,6.100,966.500;
112.20,27.400,6.100,966.500;
112.30,27.400,6.100,966.500;
112.40,27.400,6.100,966.500;
112.50,27.400,6.100,966.500;
112.60,27.400,6.100,966.500;
112.70,27.400,6.100,966.500;
112.80,27.400,6.100,966.500;
112.90,27.400,6.100,966.500;
113.00,27.400,6.100,966.500;
113.10,27.400,6.000,966.600;
113.20,27.400,6.000,966.600;
113.30,27.400,6.000,966.600;
113.40,27.400,5.900,966.700;
113.50,27.400,5.800,966.800;
113.60,27.400,5.700,966.900;
113.70,27.400,5.700,966.900;
113.80,27.400,5.700,966.900;
113.90,27.400,5.600,967.000;
114.00,27.400,5.600,967.000;
114.10,27.400,5.600,967.000;
114.20,27.400,5.600,967.000;
114.30,27.400,5.600,967.000;
114.40,27.400,5.500,967.100;
114.50,27.400,5.500,967.100;
114.60,27.400,5.500,967.100;
114.70,27.400,5.500,967.100;
114.80,27.400,5.500,967.100;
114.90,27.400,5.400,967.200;
115.00,27.300,5.500,967.200;
115.10,27.300,5.300,967.400;
115.20,27.300,5.300,967.400;
115.30,27.300,5.300,967.400;
115.40,27.300,5.300,967.400;
115.50,27.300,5.200,967.500;
115.60,27.300,5.100,967.600;
115.70,27.300,5.100,967.600;
115.80,27.300,5.100,967.600;
115.90,27.300,5.100,967.600;
116.00,27.300,5.100,967.600;
116.10,27.300,5.000,967.700;
116.20,27.300,5.000,967.700;
116.30,27.300,4.800,967.900;
116.40,27.300,4.800,967.900;
116.50,27.300,4.800,967.900;
116.60,27.300,4.700,968.000;
116.70,27.300,4.700,968.000;
116.80,27.200,4.800,968.000;
116.90,27.200,4.800,968.000;
117.00,27.200,4.700,968.100;
117.10,27.200,4.700,968.100;
117.20,27.200,4.700,968.100;
117.30,27.200,4.700,968.100;
117.40,27.200,4.700,968.100;
117.50,27.200,4.600,968.200;
117.60,27.200,4.600,968.200;
117.70,27.200,4.600,968.200;
117.80,27.200,4.600,968.200;
117.90,27.200,4.600,968.200;
118.00,27.200,4.600,968.200;
118.10,27.200,4.600,968.200;
118.20,27.200,4.600,968.200;
118.30,27.200,4.600,968.200;
118.40,27.200,4.600,968.200;
118.50,27.200,4.400,968.400;
118.60,27.200,4.400,968.400;
118.70,27.200,4.400,968.400;
118.80,27.200,4.400,968.400;
118.90,27.200,4.300,968.500;
119.00,27.200,4.200,968.600;
119.10,27.200,4.200,968.600;
119.20,27.200,4.100,968.700;
119.30,27.200,4.100,968.700;
119.40,27.200,4.000,968.800;
119.50,27.200,4.000,968.800;
119.60,27.200,3.900,968.900;
119.70,27.200,3.900,968.900;
119.80,27.200,3.900,968.900;
119.90,27.200,3.900,968.900;
120.00,27.200,3.900,968.900;
120.10,27.200,3.900,968.900;
120.20,27.200,3.900,968.900;
120.30,27.200,3.700,969.100;
120.40,27.100,3.800,969.100;
120.50,27.100,3.800,969.100;
120.60,27.100,3.700,969.200;
120.70,27.100,3.700,969.200;
120.80,27.100,3.700,969.200;
120.90,27.100,3.600,969.300;
121.00,27.100,3.600,969.300;
121.10,27.100,3.500,969.400;
121.20,27.100,3.500,969.400;
121.30,27.100,3.400,969.500;
121.40,27.100,3.400,969.500;
121.50,27.100,3.400,969.500;
121.60,27.100,3.400,969.500;
121.70,27.100,3.400,969.500;
121.80,27.100,3.400,969.500;
121.90,27.100,3.400,969.500;
122.00,27.100,3.300,969.600;
122.10,27.100,3.300,969.600;
122.20,27.100,3.300,969.600;
122.30,27.100,3.300,969.600;
122.40,27.100,3.300,969.600;
122.50,27.000,3.400,969.600;
122.60,27.000,3.400,969.600;
122.70,26.900,3.500,969.600;
122.80,26.900,3.500,969.600;
122.90,26.900,3.500,969.600;
123.00,26.900,3.500,969.600;
123.10,26.900,3.500,969.600;
123.20,26.900,3.500,969.600;
123.30,26.900,3.500,969.600;
123.40,26.900,3.500,969.600;
123.50,26.900,3.500,969.600;
123.60,26.900,3.500,969.600;
123.70,26.900,3.500,969.600;
123.80,26.800,3.600,969.600;
123.90,26.800,3.600,969.600;
124.00,26.800,3.600,969.600;
124.10,26.800,3.600,969.600;
124.20,26.800,3.600,969.600;
124.30,26.800,3.600,969.600;
124.40,26.800,3.600,969.600;
124.50,26.800,3.600,969.600;
124.60,26.800,3.500,969.700;
124.70,26.800,3.500,969.700;
124.80,26.800,3.500,969.700;
124.90,26.800,3.500,969.700;
125.00,26.800,3.500,969.700;
125.10,26.800,3.500,969.700;
125.20,26.800,3.500,969.700;
125.30,26.800,3.500,969.700;
125.40,26.800,3.500,969.700;
125.50,26.800,3.500,969.700;
125.60,26.800,3.400,969.800;
125.70,26.800,3.400,969.800;
125.80,26.800,3.300,969.900;
125.90,26.800,3.300,969.900;
126.00,26.800,3.100,970.100;
126.10,26.800,3.100,970.100;
126.20,26.800,3.100,970.100;
126.30,26.800,3.000,970.200;
126.40,26.800,3.000,970.200;
126.50,26.800,3.000,970.200;
126.60,26.800,3.000,970.200;
126.70,26.800,3.000,970.200;
126.80,26.800,3.000,970.200;
126.90,26.800,3.000,970.200;
127.00,26.800,3.000,970.200;
127.10,26.800,3.000,970.200;
127.20,26.800,3.000,970.200;
127.30,26.800,3.000,970.200;
127.40,26.800,2.900,970.300;
127.50,26.800,2.900,970.300;
127.60,26.800,2.800,970.400;
127.70,26.800,2.800,970.400;
127.80,26.800,2.800,970.400;
127.90,26.800,2.800,970.400;
128.00,26.800,2.800,970.400;
128.10,26.800,2.800,970.400;
128.20,26.800,2.800,970.400;
128.30,26.800,2.700,970.500;
128.40,26.800,2.700,970.500;
128.50,26.800,2.700,970.500;
128.60,26.800,2.700,970.500;
128.70,26.800,2.700,970.500;
128.80,26.800,2.600,970.600;
128.90,26.800,2.600,970.600;
129.00,26.800,2.500,970.700;
129.10,26.800,2.500,970.700;
129.20,26.800,2.500,970.700;
129.30,26.800,2.500,970.700;
129.40,26.800,2.400,970.800;
129.50,26.800,2.400,970.800;
129.60,26.800,2.400,970.800;
129.70,26.800,2.400,970.800;
129.80,26.800,2.400,970.800;
129.90,26.800,2.400,970.800;
130.00,26.800,2.400,970.800;
130.10,26.800,2.400,970.800;
130.20,26.800,2.400,970.800;
130.30,26.800,2.400,970.800;
130.40,26.800,2.400,970.800;
130.50,26.800,2.300,970.900;
130.60,26.800,2.300,970.900;
130.70,26.800,2.300,970.900;
130.80,26.800,2.200,971.000;
130.90,26.800,2.200,971.000;
131.00,26.800,2.200,971.000;
131.10,26.800,2.100,971.100;
131.20,26.800,2.100,971.100;
131.30,26.800,2.100,971.100;
131.40,26.800,2.100,971.100;
131.50,26.800,2.100,971.100;
131.60,26.800,2.100,971.100;
131.70,26.800,2.000,971.200;
131.80,26.800,2.000,971.200;
131.90,26.800,2.000,971.200;
132.00,26.800,2.000,971.200;
132.10,26.800,1.900,971.300;
132.20,26.800,1.900,971.300;
132.30,26.800,1.900,971.300;
132.40,26.800,1.800,971.400;
132.50,26.800,1.700,971.500;
132.60,26.800,1.600,971.600;
132.70,26.800,1.600,971.600;
132.80,26.800,1.600,971.600;
132.90,26.800,1.600,971.600;
133.00,26.800,1.600,971.600;
133.10,26.800,1.600,971.600;
133.20,26.800,1.600,971.600;
133.30,26.800,1.600,971.600;
133.40,26.800,1.600,971.600;
133.50,26.800,1.600,971.600;
133.60,26.800,1.600,971.600;
133.70,26.800,1.600,971.600;
133.80,26.800,1.600,971.600;
133.90,26.800,1.500,971.700;
134.00,26.800,1.500,971.700;
134.10,26.800,1.500,971.700;
134.20,26.800,1.500,971.700;
134.30,26.800,1.500,971.700;
134.40,26.800,1.500,971.700;
134.50,26.800,1.500,971.700;
134.60,26.800,1.500,971.700;
134.70,26.800,1.500,971.700;
134.80,26.800,1.400,971.800;
134.90,26.800,1.400,971.800;
135.00,26.800,1.400,971.800;
135.10,26.800,1.400,971.800;
135.20,26.800,1.400,971.800;
135.30,26.800,1.400,971.800;
135.40,26.800,1.400,971.800;
135.50,26.800,1.400,971.800;
135.60,26.800,1.400,971.800;
135.70,26.800,1.400,971.800;
135.80,26.800,1.400,971.800;
135.90,26.800,1.400,971.800;
136.00,26.800,1.400,971.800;
136.10,26.800,1.400,971.800;
136.20,26.800,1.300,971.900;
136.30,26.800,1.300,971.900;
136.40,26.800,1.300,971.900;
136.50,26.800,1.300,971.900;
136.60,26.800,1.300,971.900;
136.70,26.800,1.300,971.900;
136.80,26.800,1.300,971.900;
136.90,26.800,1.300,971.900;
137.00,26.800,1.300,971.900;
137.10,26.800,1.300,971.900;
137.20,26.800,1.300,971.900;
137.30,26.800,1.300,971.900;
137.40,26.800,1.300,971.900;
137.50,26.800,1.300,971.900;
137.60,26.800,1.300,971.900;
137.70,26.800,1.300,971.900;
137.80,26.800,1.300,971.900;
137.90,26.800,1.300,971.900;
138.00,26.800,1.300,971.900;
138.10,26.800,1.300,971.900;
138.20,26.800,1.300,971.900;
138.30,26.800,1.300,971.900;
138.40,26.800,1.300,971.900;
138.50,26.800,1.300,971.900;
138.60,26.800,1.300,971.900;
138.70,26.800,1.300,971.900;
138.80,26.800,1.300,971.900;
138.90,26.800,1.300,971.900;
139.00,26.800,1.300,971.900;
139.10,26.800,1.300,971.900;
139.20,26.800,1.300,971.900;
139.30,26.800,1.300,971.900;
139.40,26.800,1.300,971.900;
139.50,26.800,1.300,971.900;
139.60,26.800,1.300,971.900;
139.70,26.800,1.300,971.900;
139.80,26.800,1.300,971.900;
139.90,26.800,1.300,971.900;
140.00,26.800,1.300,971.900;
140.10,26.800,1.300,971.900;
140.20,26.800,1.300,971.900;
140.30,26.800,1.200,972.000;
140.40,26.800,1.200,972.000;
140.50,26.800,1.200,972.000;
140.60,26.800,1.200,972.000;
140.70,26.800,1.200,972.000;
140.80,26.800,1.200,972.000;
140.90,26.800,1.200,972.000;
141.00,26.800,1.200,972.000;
141.10,26.800,1.200,972.000;
141.20,26.800,1.200,972.000;
141.30,26.800,1.200,972.000;
141.40,26.800,1.200,972.000;
141.50,26.800,1.200,972.000;
141.60,26.800,1.200,972.000;
141.70,26.800,1.200,972.000;
141.80,26.800,1.200,972.000;
141.90,26.800,1.200,972.000;
142.00,26.800,1.200,972.000;
142.10,26.800,1.200,972.000;
142.20,26.800,1.200,972.000;
142.30,26.800,1.100,972.100;
142.40,26.800,1.100,972.100;
142.50,26.800,1.100,972.100;
142.60,26.800,1.100,972.100;
142.70,26.800,1.000,972.200;
142.80,26.700,1.100,972.200;
142.90,26.700,1.100,972.200;
143.00,26.700,1.100,972.200;
143.10,26.700,1.100,972.200;
143.20,26.700,1.000,972.300;
143.30,26.700,1.000,972.300;
143.40,26.700,1.000,972.300;
143.50,26.700,0.900,972.400;
143.60,26.700,0.900,972.400;
143.70,26.700,0.900,972.400;
143.80,26.700,0.900,972.400;
143.90,26.700,0.900,972.400;
144.00,26.700,0.900,972.400;
144.10,26.700,0.800,972.500;
144.20,26.700,0.800,972.500;
144.30,26.700,0.800,972.500;
144.40,26.700,0.800,972.500;
144.50,26.700,0.800,972.500;
144.60,26.700,0.800,972.500;
144.70,26.700,0.800,972.500;
144.80,26.700,0.800,972.500;
144.90,26.700,0.800,972.500;
145.00,26.700,0.800,972.500;
145.10,26.700,0.800,972.500;
145.20,26.700,0.800,972.500;
145.30,26.700,0.800,972.500;
145.40,26.700,0.800,972.500;
145.50,26.700,0.800,972.500;
145.60,26.700,0.800,972.500;
145.70,26.700,0.800,972.500;
145.80,26.700,0.800,972.500;
145.90,26.700,0.800,972.500;
146.00,26.700,0.800,972.500;
146.10,26.700,0.800,972.500;
146.20,26.700,0.700,972.600;
146.30,26.700,0.700,972.600;
146.40,26.700,0.700,972.600;
146.50,26.700,0.700,972.600;
146.60,26.700,0.700,972.600;
146.70,26.700,0.700,972.600;
146.80,26.700,0.700,972.600;
146.90,26.700,0.700,972.600;
147.00,26.700,0.700,972.600;
147.10,26.700,0.700,972.600;
147.20,26.700,0.600,972.700;
147.30,26.700,0.600,972.700;
147.40,26.700,0.600,972.700;
147.50,26.700,0.600,972.700;
147.60,26.700,0.600,972.700;
147.70,26.700,0.600,972.700;
147.80,26.700,0.600,972.700;
147.90,26.700,0.600,972.700;
148.00,26.700,0.600,972.700;
148.10,26.700,0.600,972.700;
148.20,26.700,0.600,972.700;
148.30,26.700,0.600,972.700;
148.40,26.700,0.600,972.700;
148.50,26.700,0.600,972.700;
148.60,26.700,0.500,972.800;
148.70,26.700,0.500,972.800;
148.80,26.700,0.500,972.800;
148.90,26.700,0.500,972.800;
149.00,26.700,0.500,972.800;
149.10,26.700,0.500,972.800;
149.20,26.700,0.500,972.800;
149.30,26.700,0.500,972.800;
149.40,26.700,0.500,972.800;
149.50,26.700,0.500,972.800;
149.60,26.700,0.500,972.800;
149.70,26.700,0.500,972.800;
149.80,26.700,0.500,972.800;
149.90,26.700,0.500,972.800;
150.00,26.700,0.500,972.800;
];
time = dynamics (:, 1);
susceptible = dynamics (:, 2);
infected = dynamics (:, 3);
recovered = dynamics (:, 4);
totalPopulation = susceptible(1) + infected(1) + recovered(1);
susceptibleRatio = susceptible ./ totalPopulation;
infectedRatio = infected ./ totalPopulation;
recoveredRatio = recovered ./ totalPopulation;
steps = length (time);
indices = 0 : steps - 1;
replications = 10;
figure
plot (indices, susceptibleRatio.', 'color', 'blue', 'linewidth', 2);
hold on
plot (indices, infectedRatio.', 'color', 'red', 'linewidth', 2);
hold on
plot (indices, recoveredRatio.', 'color', 'green', 'linewidth', 2);
set(gca,'YTick',0:0.05:1.0);
set(gca,'XTick', indices(1:100:end), 'xticklabel', time(1:100:end));
xlabel ('Time');
ylabel ('Population Ratio');
legend('Susceptible','Infected', 'Recovered');
%titleStr = sprintf('SIR Dynamics of %i agents, with 0.10 dt, %i steps, 10 replications', totalPopulation, steps)
%title (titleStr);
